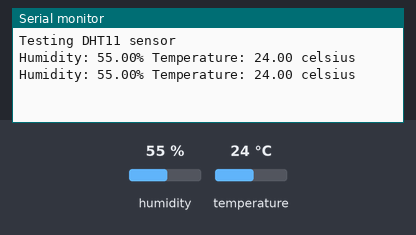
Bench run of a sketch on a simulated Arduino Uno, built with avr-gcc and run on an emulated ATmega328P. Parts: the last lines printed to the serial monitor. The inputs (shaded band) are chosen by the test bench; at power-on: humidity 55 %, temperature 24 °C.

Above: at 2.8 s.
2.9 s: humidity set to 22 %
At 5.3 s:
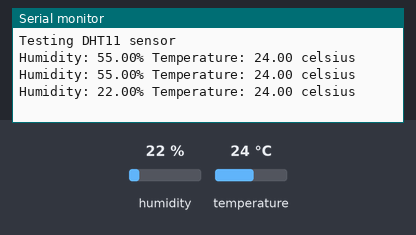
5.6 s: temperature set to 12 °C
At 6.8 s:
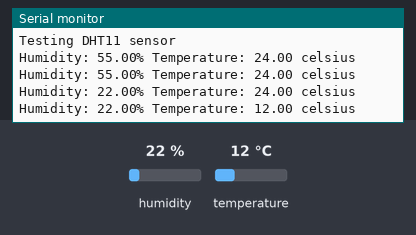
8.3 s: humidity set to 40 %
At 11.6 s:
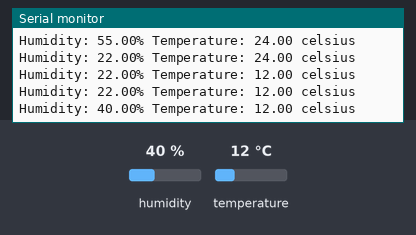
Timing chart, 0 to 13.1 s (numbered marks = the images above; inputs shaded):
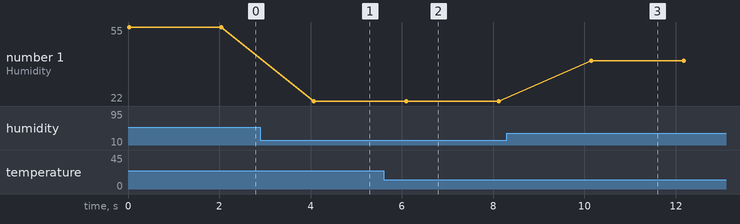

Measured:
- after the input at 2.9 s, the serial monitor: prints a new line after 1.2 s (image 1)
- after the input at 5.6 s, the serial monitor: prints a new line after 0.50 s (image 2)
- after the input at 8.3 s, the serial monitor: prints a new line after 1.8 s (image 3)
- plotted number 1: 55 → 22 after the input at 2.9 s, 22 → 40 after the input at 8.3 s

The sketch:

dht11.ino
```cpp
#include "DHT.h"

int DHTPIN = 2;
int DHTTYPE = DHT11;

DHT dht(DHTPIN,DHTTYPE);

void setup(){
  Serial.begin(9600);
  dht.begin();
  Serial.println("Testing DHT11 sensor");
}

void loop(){

  float humidity = dht.readHumidity();
  float temperature = dht.readTemperature();

  if(isnan(humidity)||isnan(temperature)){
    Serial.println("DHT11 failed to detect anything");
  }
  Serial.print("Humidity: ");
  Serial.print(humidity);
  Serial.print("%");
  Serial.print(" Temperature: ");
  Serial.print(temperature);
  Serial.println(" celsius");

  delay(2000);


}
```

irSensor.ino
```cpp

```

ultrasonic.ino
```cpp

```
